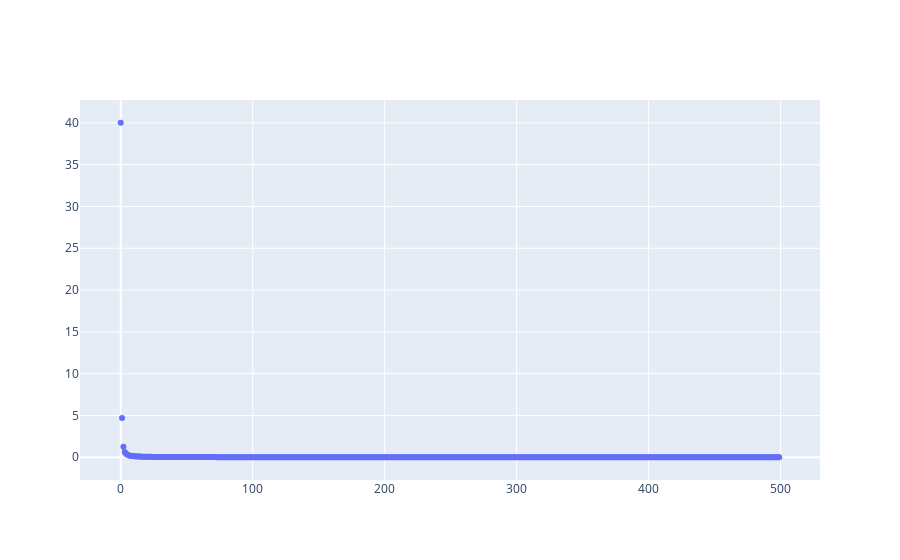

This figure's notebook cell:
### Code cell
fig = go.Figure()
fig.add_trace(go.Scatter(x=np.arange(0,len(costs)),y=costs,mode ='markers'))
fig.show()

### Figure 1 — Plotly figure (JSON) as saved in the notebook; plotly's stock layout.template omitted (floating-point values rounded to 4 significant figures; data arrays with more than 128 entries replaced by an {"elided": "..."} marker saying what was removed)
{"data": [{"mode": "markers", "type": "scatter", "x": {"elided": "500 int values"}, "y": {"elided": "500 float values"}}], "layout": {"autosize": true, "xaxis": {"autorange": true, "range": [-30.14, 529.1], "type": "linear"}, "yaxis": {"autorange": true, "range": [-2.929, 42.94], "type": "linear"}}}
